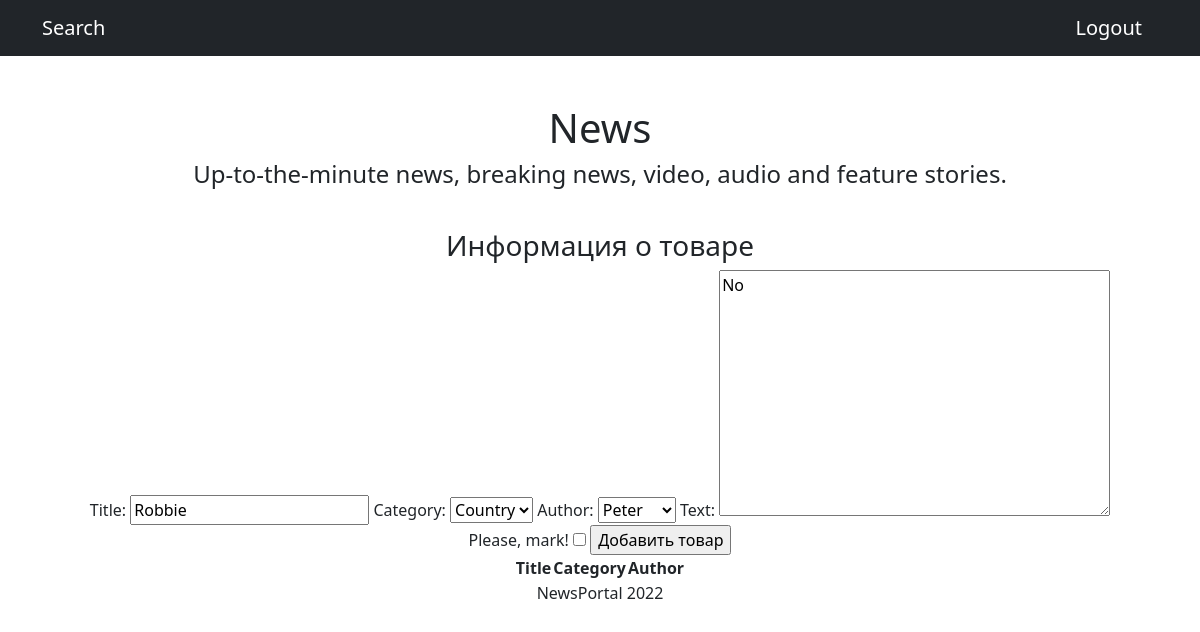
The app's page /news/create/15/ with its own data.
### news/models.py (models this page shows, shortened)
class New(models.Model):
    title = models.CharField(max_length=64, null=True, blank=True)
    text = models.TextField(max_length=356, null=True, blank=True)
    category = models.ForeignKey('Category', on_delete=models.CASCADE)
    author = models.ForeignKey('Author', on_delete=models.CASCADE)
    date = models.DateTimeField(auto_now_add=True, null=True, blank=True)
    class Meta:
        ordering = ['-date']

### news/views.py (the view)
# urls.py: path('create/<int:pk>/', NewUpdateView.as_view(), name='update'),
class NewUpdateView(UpdateView):
    template_name = 'news/create.html'
    form_class = NewForm
    def get_object(self, **kwargs):
        id = self.kwargs.get('pk')
        return New.objects.get(pk=id)

### news/forms.py
class NewForm(ModelForm):
    check_box = BooleanField(label='Please, mark!')  # добавляем галочку, или же true-false поле
    class Meta:
        model = New
        fields = ['title', 'category', 'author', 'text', 'check_box']

### news/models.py (called while the page is built)
    def __str__(self):
        return f'{self.name}'

    def __str__(self):
        return f'{self.name}'

### news/templates/news/create.html (shortened to what this page needs)
{% extends 'news/default.html' %}
{% block title %} News {% endblock title %}
{% block content %}
<h3>Информация о товаре</h3>
<form method="POST">
    {{ form }}
    <input type="submit" value="Добавить товар">
</form>
<table>
    <thead>
    <tr>
        <th>Title</th>
        <th>Category</th>
        <th>Author</th>
    </tr>
    </thead>
</table>
{% endblock content %}

### records on screen
New: title "Robbie", category "Country", author "Peter", text "No"
